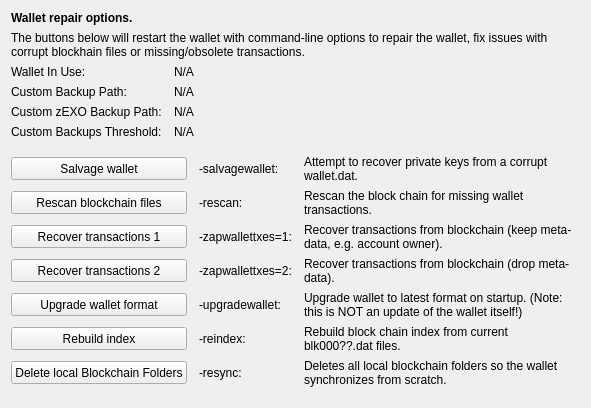
     <widget class="QWidget" name="tab_repair">
      <attribute name="title">
       <string>&amp;Wallet Repair</string>
      </attribute>
      <layout class="QGridLayout" name="gridLayout_4" columnstretch="0,0,0,0">
       <property name="horizontalSpacing">
        <number>12</number>
       </property>
       <item row="0" column="0" colspan="4">
        <widget class="QLabel" name="label_repair_header">
         <property name="font">
          <font>
           <weight>75</weight>
           <bold>true</bold>
          </font>
         </property>
         <property name="text">
          <string>Wallet repair options.</string>
         </property>
        </widget>
       </item>
       <item row="1" column="0" colspan="4">
        <widget class="QLabel" name="label_repair_helptext">
         <property name="font">
          <font>
           <weight>50</weight>
           <bold>false</bold>
          </font>
         </property>
         <property name="text">
          <string>The buttons below will restart the wallet with command-line options to repair the wallet, fix issues with corrupt blockhain files or missing/obsolete transactions.</string>
         </property>
         <property name="wordWrap">
          <bool>true</bool>
         </property>
        </widget>
       </item>
       <item row="2" column="0">
        <widget class="QLabel" name="wallet_path_label">
         <property name="text">
          <string>Wallet In Use:</string>
         </property>
        </widget>
       </item>
       <item row="2" column="1" colspan="3">
        <widget class="QLabel" name="wallet_path">
         <property name="cursor">
          <cursorShape>IBeamCursor</cursorShape>
         </property>
         <property name="text">
          <string>N/A</string>
         </property>
         <property name="textFormat">
          <enum>Qt::PlainText</enum>
         </property>
         <property name="textInteractionFlags">
          <set>Qt::LinksAccessibleByMouse|Qt::TextSelectableByKeyboard|Qt::TextSelectableByMouse</set>
         </property>
        </widget>
       </item>
       <item row="3" column="0">
        <widget class="QLabel" name="wallet_custombackuppath_label">
         <property name="text">
          <string>Custom Backup Path:</string>
         </property>
         <property name="visible">
          <bool>false</bool>
         </property>
        </widget>
       </item>
       <item row="3" column="1" colspan="3">
        <widget class="QLabel" name="wallet_custombackuppath">
         <property name="cursor">
          <cursorShape>IBeamCursor</cursorShape>
         </property>
         <property name="text">
          <string>N/A</string>
         </property>
         <property name="textFormat">
          <enum>Qt::PlainText</enum>
         </property>
         <property name="textInteractionFlags">
          <set>Qt::LinksAccessibleByMouse|Qt::TextSelectableByKeyboard|Qt::TextSelectableByMouse</set>
         </property>
         <property name="visible">
          <bool>false</bool>
         </property>
        </widget>
       </item>
       <item row="4" column="0">
        <widget class="QLabel" name="wallet_customzexobackuppath_label">
         <property name="text">
          <string>Custom zEXO Backup Path:</string>
         </property>
         <property name="visible">
          <bool>false</bool>
         </property>
        </widget>
       </item>
       <item row="4" column="1" colspan="3">
        <widget class="QLabel" name="wallet_customzexobackuppath">
         <property name="cursor">
          <cursorShape>IBeamCursor</cursorShape>
         </property>
         <property name="text">
          <string>N/A</string>
         </property>
         <property name="textFormat">
          <enum>Qt::PlainText</enum>
         </property>
         <property name="textInteractionFlags">
          <set>Qt::LinksAccessibleByMouse|Qt::TextSelectableByKeyboard|Qt::TextSelectableByMouse</set>
         </property>
         <property name="visible">
          <bool>false</bool>
         </property>
        </widget>
       </item>
       <item row="5" column="0">
        <widget class="QLabel" name="wallet_custombackupthreshold_label">
         <property name="text">
          <string>Custom Backups Threshold:</string>
         </property>
         <property name="visible">
          <bool>false</bool>
         </property>
        </widget>
       </item>
       <item row="5" column="1" colspan="3">
        <widget class="QLabel" name="wallet_custombackupthreshold">
         <property name="cursor">
          <cursorShape>IBeamCursor</cursorShape>
         </property>
         <property name="text">
          <string>N/A</string>
         </property>
         <property name="textFormat">
          <enum>Qt::PlainText</enum>
         </property>
         <property name="textInteractionFlags">
          <set>Qt::LinksAccessibleByMouse|Qt::TextSelectableByKeyboard|Qt::TextSelectableByMouse</set>
         </property>
         <property name="visible">
          <bool>false</bool>
         </property>
        </widget>
       </item>
       <item row="6" column="0">
        <spacer name="verticalSpacer_repair1">
         <property name="orientation">
          <enum>Qt::Vertical</enum>
         </property>
         <property name="sizeHint" stdset="0">
          <size>
           <width>10</width>
           <height>10</height>
          </size>
         </property>
        </spacer>
       </item>
       <item row="7" column="0" colspan="2">
        <widget class="QPushButton" name="btn_salvagewallet">
         <property name="minimumSize">
          <size>
           <width>100</width>
           <height>23</height>
          </size>
         </property>
         <property name="text">
          <string>Salvage wallet</string>
         </property>
        </widget>
       </item>
       <item row="7" column="2">
        <widget class="QLabel" name="label_repair_salvage_command">
         <property name="text">
          <string notr="true">-salvagewallet:</string>
         </property>
        </widget>
       </item>
       <item row="7" column="3">
        <widget class="QLabel" name="label_repair_salvage">
         <property name="text">
          <string>Attempt to recover private keys from a corrupt wallet.dat.</string>
         </property>
         <property name="wordWrap">
          <bool>true</bool>
         </property>
        </widget>
       </item>
       <item row="8" column="0" colspan="2">
        <widget class="QPushButton" name="btn_rescan">
         <property name="minimumSize">
          <size>
           <width>100</width>
           <height>23</height>
          </size>
         </property>
         <property name="text">
          <string>Rescan blockchain files</string>
         </property>
        </widget>
       </item>
       <item row="8" column="2">
        <widget class="QLabel" name="label_repair_rescan_command">
         <property name="text">
          <string notr="true">-rescan:</string>
         </property>
        </widget>
       </item>
       <item row="8" column="3">
        <widget class="QLabel" name="label_repair_rescan">
         <property name="text">
          <string>Rescan the block chain for missing wallet transactions.</string>
         </property>
         <property name="wordWrap">
          <bool>true</bool>
         </property>
        </widget>
       </item>
       <item row="9" column="0" colspan="2">
        <widget class="QPushButton" name="btn_zapwallettxes1">
         <property name="minimumSize">
          <size>
           <width>100</width>
           <height>23</height>
          </size>
         </property>
         <property name="text">
          <string>Recover transactions 1</string>
         </property>
        </widget>
       </item>
       <item row="9" column="2">
        <widget class="QLabel" name="label_repair_zap1_command">
         <property name="text">
          <string notr="true">-zapwallettxes=1:</string>
         </property>
        </widget>
       </item>
       <item row="9" column="3">
        <widget class="QLabel" name="label_repair_zap1">
         <property name="text">
          <string>Recover transactions from blockchain (keep meta-data, e.g. account owner).</string>
         </property>
         <property name="wordWrap">
          <bool>true</bool>
         </property>
        </widget>
       </item>
       <item row="10" column="0" colspan="2">
        <widget class="QPushButton" name="btn_zapwallettxes2">
         <property name="minimumSize">
          <size>
           <width>100</width>
           <height>23</height>
          </size>
         </property>
         <property name="text">
          <string>Recover transactions 2</string>
         </property>
        </widget>
       </item>
       <item row="10" column="2">
        <widget class="QLabel" name="label_repair_zap2_command">
         <property name="text">
          <string notr="true">-zapwallettxes=2:</string>
         </property>
        </widget>
       </item>
       <item row="10" column="3">
        <widget class="QLabel" name="label_repair_zap2">
         <property name="text">
          <string>Recover transactions from blockchain (drop meta-data).</string>
         </property>
         <property name="wordWrap">
          <bool>true</bool>
         </property>
        </widget>
       </item>
       <item row="11" column="0" colspan="2">
        <widget class="QPushButton" name="btn_upgradewallet">
         <property name="minimumSize">
          <size>
           <width>100</width>
           <height>23</height>
          </size>
         </property>
         <property name="text">
          <string>Upgrade wallet format</string>
         </property>
        </widget>
       </item>
       <item row="11" column="2">
        <widget class="QLabel" name="label_repair_upgrade_command">
         <property name="text">
          <string notr="true">-upgradewallet:</string>
         </property>
        </widget>
       </item>
       <item row="11" column="3">
        <widget class="QLabel" name="label_repair_upgrade">
         <property name="text">
          <string>Upgrade wallet to latest format on startup. (Note: this is NOT an update of the wallet itself!)</string>
         </property>
         <property name="wordWrap">
          <bool>true</bool>
         </property>
        </widget>
       </item>
       <item row="12" column="0" colspan="2">
        <widget class="QPushButton" name="btn_reindex">
         <property name="minimumSize">
          <size>
           <width>100</width>
           <height>23</height>
          </size>
         </property>
         <property name="text">
          <string>Rebuild index</string>
         </property>
        </widget>
       </item>
       <item row="12" column="2">
        <widget class="QLabel" name="label_repair_reindex_command">
         <property name="text">
          <string notr="true">-reindex:</string>
         </property>
        </widget>
       </item>
       <item row="12" column="3">
        <widget class="QLabel" name="label_repair_reindex">
         <property name="text">
          <string>Rebuild block chain index from current blk000??.dat files.</string>
         </property>
         <property name="wordWrap">
          <bool>true</bool>
         </property>
        </widget>
       </item>
       <item row="13" column="0" colspan="2">
        <widget class="QPushButton" name="btn_resync">
         <property name="minimumSize">
          <size>
           <width>100</width>
           <height>23</height>
          </size>
         </property>
         <property name="text">
          <string>Delete local Blockchain Folders</string>
         </property>
        </widget>
       </item>
       <item row="13" column="2">
        <widget class="QLabel" name="label_repair_resync_command">
         <property name="text">
          <string>-resync:</string>
         </property>
        </widget>
       </item>
       <item row="13" column="3">
        <widget class="QLabel" name="label_repair_resync">
         <property name="text">
          <string>Deletes all local blockchain folders so the wallet synchronizes from scratch.</string>
         </property>
         <property name="wordWrap">
          <bool>true</bool>
         </property>
        </widget>
       </item>
       <item row="14" column="0">
        <spacer name="verticalSpacer_repair2">
         <property name="orientation">
          <enum>Qt::Vertical</enum>
         </property>
         <property name="sizeHint" stdset="0">
          <size>
           <width>20</width>
           <height>10</height>
          </size>
         </property>
        </spacer>
       </item>
      </layout>
     </widget>
